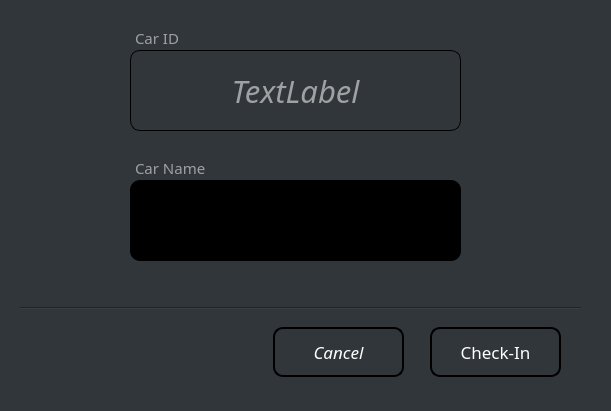
<?xml version="1.0" encoding="UTF-8"?>
<ui version="4.0">
 <class>CarNameRgPopup</class>
 <widget class="QDialog" name="CarNameRgPopup">
  <property name="geometry">
   <rect>
    <x>0</x>
    <y>0</y>
    <width>611</width>
    <height>411</height>
   </rect>
  </property>
  <property name="windowTitle">
   <string>Car Name Registrator</string>
  </property>
  <property name="styleSheet">
   <string notr="true">background-color: rgb(49, 54, 59);</string>
  </property>
  <widget class="QLabel" name="RegCarIDTextlb">
   <property name="geometry">
    <rect>
     <x>130</x>
     <y>50</y>
     <width>331</width>
     <height>81</height>
    </rect>
   </property>
   <property name="font">
    <font>
     <family>HelveticaNeueW01-66MediumIt</family>
     <pointsize>23</pointsize>
     <weight>50</weight>
     <italic>true</italic>
     <bold>false</bold>
    </font>
   </property>
   <property name="layoutDirection">
    <enum>Qt::LeftToRight</enum>
   </property>
   <property name="styleSheet">
    <string notr="true">border: 1px solid rgb(0,0,0);
color : rgb(159,161,162);
border-radius: 10px</string>
   </property>
   <property name="text">
    <string>TextLabel</string>
   </property>
   <property name="alignment">
    <set>Qt::AlignCenter</set>
   </property>
  </widget>
  <widget class="Line" name="line">
   <property name="geometry">
    <rect>
     <x>20</x>
     <y>300</y>
     <width>561</width>
     <height>16</height>
    </rect>
   </property>
   <property name="styleSheet">
    <string notr="true">color: rgb(100,100,100);</string>
   </property>
   <property name="orientation">
    <enum>Qt::Horizontal</enum>
   </property>
  </widget>
  <widget class="QPushButton" name="RegCancelBt">
   <property name="geometry">
    <rect>
     <x>273</x>
     <y>327</y>
     <width>131</width>
     <height>50</height>
    </rect>
   </property>
   <property name="font">
    <font>
     <family>HelveticaNeueW01-66MediumIt</family>
     <pointsize>13</pointsize>
     <weight>50</weight>
     <italic>true</italic>
     <bold>false</bold>
    </font>
   </property>
   <property name="styleSheet">
    <string notr="true">color: rgb(255,255,255);
border: 2px solid rgb(0,0,0);
border-radius: 10px</string>
   </property>
   <property name="text">
    <string>Cancel</string>
   </property>
  </widget>
  <widget class="QPushButton" name="RegChkbt">
   <property name="geometry">
    <rect>
     <x>430</x>
     <y>327</y>
     <width>131</width>
     <height>50</height>
    </rect>
   </property>
   <property name="font">
    <font>
     <family>HelveticaNeueW01-66MediumIt</family>
     <pointsize>13</pointsize>
     <weight>50</weight>
     <bold>false</bold>
    </font>
   </property>
   <property name="styleSheet">
    <string notr="true">color: rgb(255,255,255);
border: 2px solid rgb(0,0,0);
border-radius: 10px</string>
   </property>
   <property name="text">
    <string>Check-In</string>
   </property>
  </widget>
  <widget class="QLabel" name="RegCarIDlb">
   <property name="geometry">
    <rect>
     <x>130</x>
     <y>30</y>
     <width>51</width>
     <height>16</height>
    </rect>
   </property>
   <property name="font">
    <font>
     <family>AppleSDGothicNeoB00</family>
     <pointsize>11</pointsize>
     <weight>50</weight>
     <bold>false</bold>
    </font>
   </property>
   <property name="styleSheet">
    <string notr="true">backgrond-color: rgb(49,54,59);
color: rgb(159, 161, 162);
border: 1px solid rgb(49,54,59);

</string>
   </property>
   <property name="text">
    <string>Car ID</string>
   </property>
  </widget>
  <widget class="QLabel" name="RegCarnamelb">
   <property name="geometry">
    <rect>
     <x>130</x>
     <y>160</y>
     <width>81</width>
     <height>16</height>
    </rect>
   </property>
   <property name="font">
    <font>
     <family>AppleSDGothicNeoB00</family>
     <pointsize>11</pointsize>
     <weight>50</weight>
     <bold>false</bold>
    </font>
   </property>
   <property name="styleSheet">
    <string notr="true">backgrond-color: rgb(49,54,59);
color: rgb(159, 161, 162);
border: 1px solid rgb(49,54,59);
</string>
   </property>
   <property name="text">
    <string>Car Name</string>
   </property>
  </widget>
  <widget class="QLineEdit" name="ReglineEdit">
   <property name="geometry">
    <rect>
     <x>130</x>
     <y>180</y>
     <width>331</width>
     <height>81</height>
    </rect>
   </property>
   <property name="font">
    <font>
     <family>AppleSDGothicNeoB00</family>
     <pointsize>23</pointsize>
     <weight>50</weight>
     <bold>false</bold>
    </font>
   </property>
   <property name="styleSheet">
    <string notr="true">background-color: rgb(0,0,0);
color: rgb(255,255,255);
border-radius: 10px</string>
   </property>
   <property name="text">
    <string/>
   </property>
   <property name="alignment">
    <set>Qt::AlignCenter</set>
   </property>
  </widget>
 </widget>
 <resources/>
 <connections/>
</ui>
